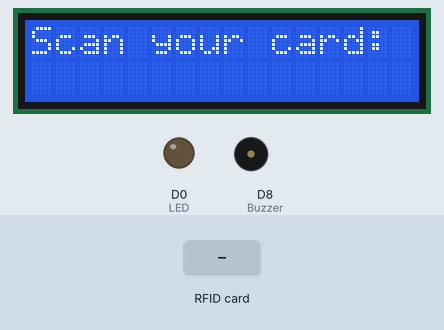
Recording of a sketch running on a simulated ESP8266 (NodeMCU). Shown: 16×2 character LCD, output pins drawn as LEDs (lit = HIGH), buzzer (waves = sounding, pin HIGH). Inputs (shaded band) come from the test bench. WiFi joins after 1.5 s; servers stay silent unless stated; uploads are accepted with an empty reply; what the sketch prints to the serial monitor is not drawn.

Above: at 2.9 s.
3.0 s: RFID card 07 B0 52 9A held to the reader
At 4.0 s:
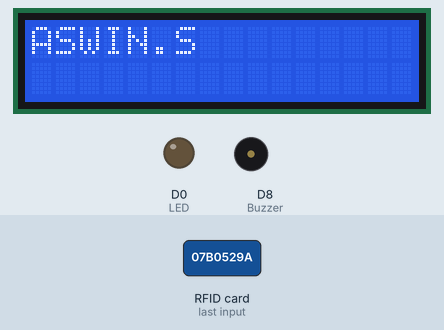
6.0 s: RFID card 5E 7A 19 C4 held to the reader
At 8.7 s:
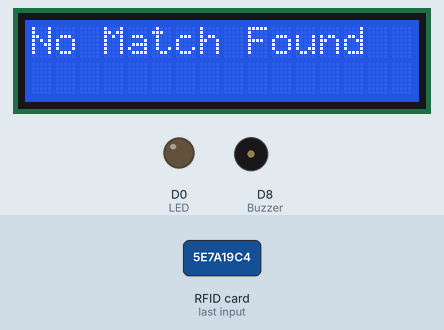
9.0 s: RFID card 57 57 F0 90 held to the reader
At 11.8 s:
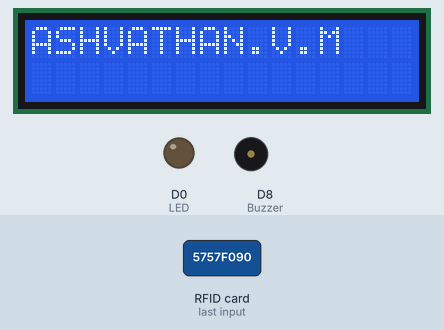
12.0 s: RFID card F7 5F BB 92 held to the reader
At 16.0 s:
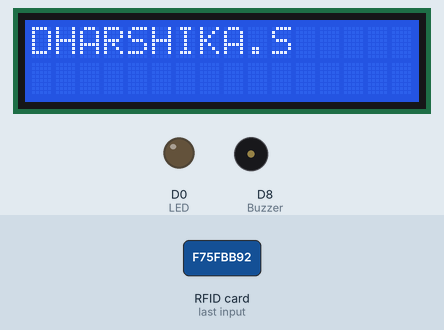
Timing chart, 0 to 17.5 s (numbered marks = the images above; inputs shaded):
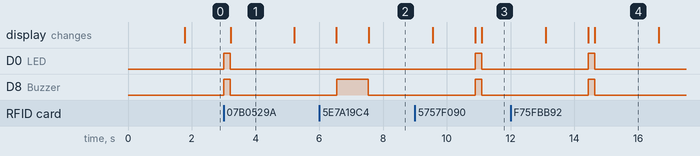

Measured:
- after the input at 3.0 s, D0 (LED), D8 (Buzzer): LOW → HIGH at once, → LOW 0.20 s later; the display: changes after 0.22 s (image 1)
- after the input at 6.0 s, D8 (Buzzer): LOW → HIGH after 0.54 s, → LOW 1.0 s later; the display: first differs from a run without the input after 1.6 s (image 2)
- after the input at 9.0 s, D0 (LED), D8 (Buzzer): LOW → HIGH after 1.9 s, → LOW 0.20 s later; the display: first differs from a run without the input after 2.1 s (image 3)
- after the input at 12.0 s, D0 (LED), D8 (Buzzer): LOW → HIGH after 2.4 s, → LOW 0.20 s later; the display: first differs from a run without the input after 2.6 s (image 4)
- what the display in image 1 shows lasts 2.0 s, from 3.2 s to 5.2 s

The sketch:

rfid_final.ino
```cpp
#include <SPI.h>
#include <MFRC522.h>
#include<stdio.h>
#include <Wire.h>
#include <LiquidCrystal_I2C.h>
#include <Arduino.h>
#include <ESP8266WiFi.h>
#include <ESP8266HTTPClient.h>
#include <WiFiClient.h>
#include <WiFiClientSecureBearSSL.h>

//-----------------------------------------------------------------------------------------------------

constexpr uint8_t RST_PIN = D3;
constexpr uint8_t SS_PIN = D4;
#define Buzzer D8
#define LED D0

//-----------------------------------------------------------------------------------------------------

MFRC522 rfid(SS_PIN, RST_PIN); // Instance of the class
MFRC522::MIFARE_Key key;
MFRC522::StatusCode status;

//-----------------------------------------------------------------------------------------------------

String tag;
String s1,s2,s3,s4,s5;
String nam;
int blockNum = 2;
byte bufferLen = 18;
byte readBlockData[18];
String card_holder_name;
const String sheet_url = "https://script.google.com/macros/s/AKfycbwxDrMpR3dgbZvD8e3oXEfb3gpPsFJuuXFzPiG38cxCN2N6tBIM1Ei35uI6InYHumGY5A/exec?name=";
bool i[5]={0,0,0,0,0};
//-----------------------------------------------------------------------------------------------------

const uint8_t fingerprint[20] = {0xA3, 0x4E, 0xA3, 0x86, 0x10, 0xDA, 0x6C, 0xD1, 0x8C, 0x73, 0x54, 0xAB, 0xE6, 0x8F, 0x7D, 0x21, 0x72, 0x2C, 0xB4, 0xD5};
//A3 4E A3 86 10 DA 6C D1 8C 73 54 AB E6 8F 7D 21 72 2C B4 D5
//-----------------------------------------------------------------------------------------------------
#define WIFI_SSID "Aswin's Galaxy M31s"
#define WIFI_PASSWORD "skullcrusher"
//-----------------------------------------
LiquidCrystal_I2C lcd(0x3F, 16, 2);


void setup() {
  Serial.begin(9600);
  pinMode(Buzzer,OUTPUT);
  pinMode(LED,OUTPUT);
  digitalWrite(LED,LOW);
  lcd.begin();
  lcd.backlight();
  Serial.print("Connecting to AP");
  WiFi.begin(WIFI_SSID, WIFI_PASSWORD);
  while (WiFi.status() != WL_CONNECTED){
    Serial.print(".");
    delay(200);
  }
  Serial.println("");
  Serial.println("WiFi connected.");
  lcd.print("WIFI CONNECTED");
  Serial.println("IP address: ");
  Serial.println(WiFi.localIP());
  Serial.println();
  SPI.begin(); // Init SPI bus
  rfid.PCD_Init(); // Init MFRC522
  Serial.println("RC 522");
  rfid.PCD_DumpVersionToSerial();
  Serial.println(F("Scan PICC to see UID, SAK, type, and data blocks..."));
  lcd.clear();
  lcd.print("Scan your card:");
}

void loop() {
  if ( ! rfid.PICC_IsNewCardPresent())
    return;
  if (rfid.PICC_ReadCardSerial()) {

    for (byte i = 0; i < 4; i++) {
      tag.concat(String(rfid.uid.uidByte[i] < 0x10 ? " 0" : " "));
      tag.concat(String(rfid.uid.uidByte[i], HEX));
    }

     s1=" 07 b0 52 9a";
     s2 =" 57 57 f0 90";
     s3 =" f7 5f bb 92";
     s4 =" 47 25 59 9a";
     s5=" e3 68 9b b6";
    if(s1 == tag)
    {
        digitalWrite(Buzzer,HIGH);
        digitalWrite(LED,HIGH);
        delay(200);
        digitalWrite(Buzzer,LOW);
        digitalWrite(LED,LOW);
        nam="ASWIN.S";
        Serial.println(nam);
    }
    else if(s2 == tag)
    {
        digitalWrite(Buzzer,HIGH);
        digitalWrite(LED,HIGH);
        delay(200);
        digitalWrite(Buzzer,LOW);
        digitalWrite(LED,LOW);
        nam="ASHVATHAN.V.M";
        Serial.println(nam);
    }
    else if(s3 == tag)
    {
         digitalWrite(Buzzer,HIGH);
        digitalWrite(LED,HIGH);
        delay(200);
        digitalWrite(Buzzer,LOW);
        digitalWrite(LED,LOW);
        nam="DHARSHIKA.S";
        Serial.println(nam);
    }
    else if(s4 == tag)
    {
       digitalWrite(Buzzer,HIGH);
        digitalWrite(LED,HIGH);
        delay(200);
        digitalWrite(Buzzer,LOW);
        digitalWrite(LED,LOW);
        nam="GOKUL.S";
        Serial.println(nam);

    }
    else if(s5 == tag)
    {
       digitalWrite(Buzzer,HIGH);
        digitalWrite(LED,HIGH);
        delay(200);
        digitalWrite(Buzzer,LOW);
        digitalWrite(LED,LOW);
        nam="SANTHOSH";
        Serial.println(nam);

    }

    else
    {
        digitalWrite(Buzzer,HIGH);
        delay(1000);
        digitalWrite(Buzzer,LOW);
        nam="No Match Found";
        Serial.println(nam);
    }

    Serial.println(tag);
       tag = "";
       lcd.clear();
       lcd.print(nam);
       delay(2000);
       lcd.clear();
       Serial.println();


  if (WiFi.status() == WL_CONNECTED) {

    std::unique_ptr<BearSSL::WiFiClientSecure>client(new BearSSL::WiFiClientSecure);

    client->setFingerprint(fingerprint);
    card_holder_name = sheet_url +nam;
    card_holder_name.trim();
    Serial.println(card_holder_name);
    HTTPClient https;
    Serial.print(F("[HTTPS] begin...\n"));

    if (https.begin(*client, (String)card_holder_name)){
      Serial.print(F("[HTTPS] GET...\n"));
      int httpCode = https.GET();
      if (httpCode > 0) {

        Serial.printf("[HTTPS] GET... code: %d\n", httpCode);

      }
      else
      {
        Serial.printf("[HTTPS] GET... failed, error: %s\n", https.errorToString(httpCode).c_str());
        }
      https.end();
      delay(1000);
    }
    else {
      Serial.printf("[HTTPS} Unable to connect\n");
    }
  }

}
 lcd.print("Scan your card:");
    rfid.PICC_HaltA();
    rfid.PCD_StopCrypto1();
}
```
